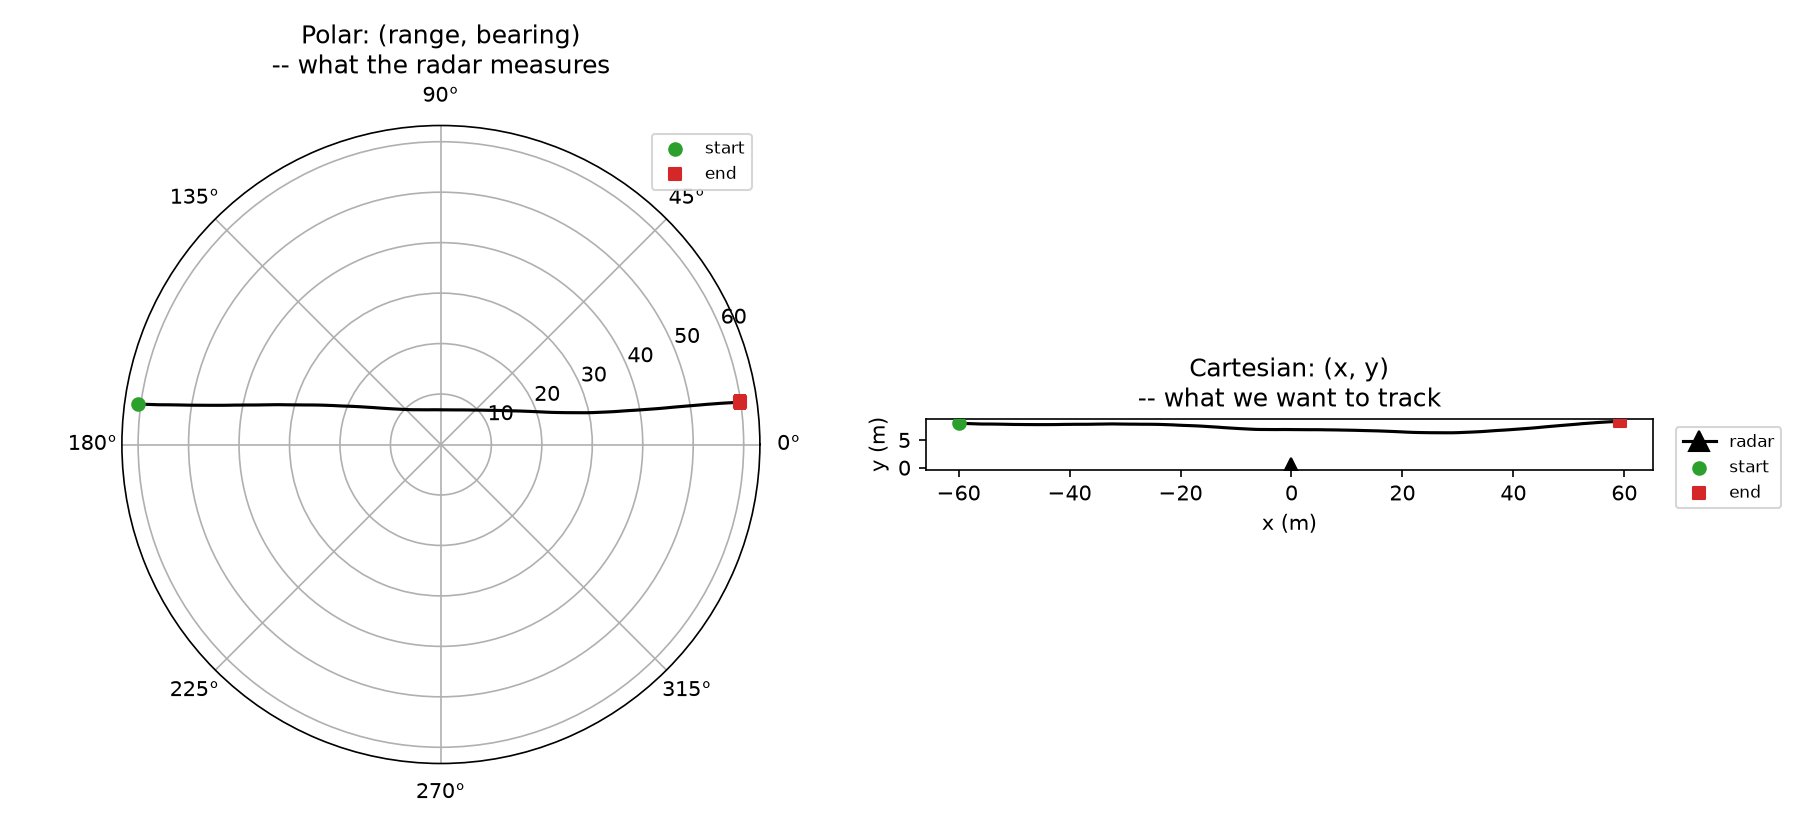

Here is the Python script that generated this plot:
"""The same true radar-flyby trajectory from radar_demo.py, plotted in both
coordinate systems side by side: polar (range, bearing) -- what the radar
actually measures -- and Cartesian (x, y) -- what we're trying to track. A
straight line (constant velocity) in Cartesian is a curve in polar; that
curve is the nonlinearity the EKF/UKF exist to handle.

Run:
    source .venv/bin/activate
    python trajectory_coords_demo.py
"""

import numpy as np
import matplotlib.pyplot as plt

rng = np.random.default_rng(seed=3)

dt = 1.0
n_steps = 120
true_state = np.zeros((n_steps, 4))   # [px, vx, py, vy]
true_state[0] = [-60.0, 1.0, 8.0, 0.0]

vel_noise_std = 0.01
for k in range(1, n_steps):
    px, vx, py, vy = true_state[k - 1]
    vx += rng.normal(0, vel_noise_std)
    vy += rng.normal(0, vel_noise_std)
    true_state[k] = [px + vx * dt, vx, py + vy * dt, vy]

true_range = np.hypot(true_state[:, 0], true_state[:, 2])
true_bearing = np.arctan2(true_state[:, 2], true_state[:, 0])

fig = plt.figure(figsize=(12, 5.5))

ax_polar = fig.add_subplot(1, 2, 1, projection="polar")
ax_polar.plot(true_bearing, true_range, color="black", linewidth=1.5)
ax_polar.scatter(true_bearing[0], true_range[0], color="tab:green", zorder=5, label="start")
ax_polar.scatter(true_bearing[-1], true_range[-1], color="tab:red", marker="s", zorder=5, label="end")
ax_polar.set_title("Polar: (range, bearing)\n-- what the radar measures")
ax_polar.legend(loc="upper right", fontsize=8)

ax_cart = fig.add_subplot(1, 2, 2)
ax_cart.plot(true_state[:, 0], true_state[:, 2], color="black", linewidth=1.5)
ax_cart.plot(0, 0, marker="^", color="black", markersize=10, label="radar")
ax_cart.scatter(true_state[0, 0], true_state[0, 2], color="tab:green", zorder=5, label="start")
ax_cart.scatter(true_state[-1, 0], true_state[-1, 2], color="tab:red", marker="s", zorder=5, label="end")
ax_cart.set_xlabel("x (m)")
ax_cart.set_ylabel("y (m)")
ax_cart.set_title("Cartesian: (x, y)\n-- what we want to track")
ax_cart.set_aspect("equal")
ax_cart.legend(loc="upper left", bbox_to_anchor=(1.02, 1.0), fontsize=8)

fig.tight_layout()
fig.savefig("trajectory_coords_demo.png", dpi=150)
print("Saved plot to trajectory_coords_demo.png")
